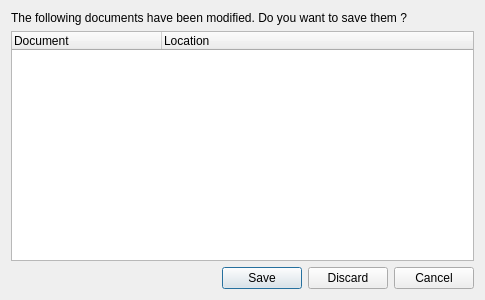
<?xml version="1.0" encoding="UTF-8"?>
<ui version="4.0">
 <class>SaveDocumentsDialog</class>
 <widget class="QDialog" name="SaveDocumentsDialog">
  <property name="windowModality">
   <enum>Qt::NonModal</enum>
  </property>
  <property name="geometry">
   <rect>
    <x>0</x>
    <y>0</y>
    <width>485</width>
    <height>300</height>
   </rect>
  </property>
  <property name="windowTitle">
   <string>Save Documents</string>
  </property>
  <property name="modal">
   <bool>true</bool>
  </property>
  <layout class="QVBoxLayout" name="verticalLayout">
   <item>
    <widget class="QLabel" name="label">
     <property name="text">
      <string>The following documents have been modified. Do you want to save them ?</string>
     </property>
    </widget>
   </item>
   <item>
    <widget class="QTreeWidget" name="treeWidget">
     <attribute name="headerDefaultSectionSize">
      <number>150</number>
     </attribute>
     <column>
      <property name="text">
       <string>Document</string>
      </property>
     </column>
     <column>
      <property name="text">
       <string>Location</string>
      </property>
     </column>
    </widget>
   </item>
   <item>
    <widget class="QDialogButtonBox" name="buttonBox">
     <property name="orientation">
      <enum>Qt::Horizontal</enum>
     </property>
     <property name="standardButtons">
      <set>QDialogButtonBox::Cancel|QDialogButtonBox::Discard|QDialogButtonBox::Save</set>
     </property>
    </widget>
   </item>
  </layout>
 </widget>
 <resources/>
 <connections/>
</ui>
